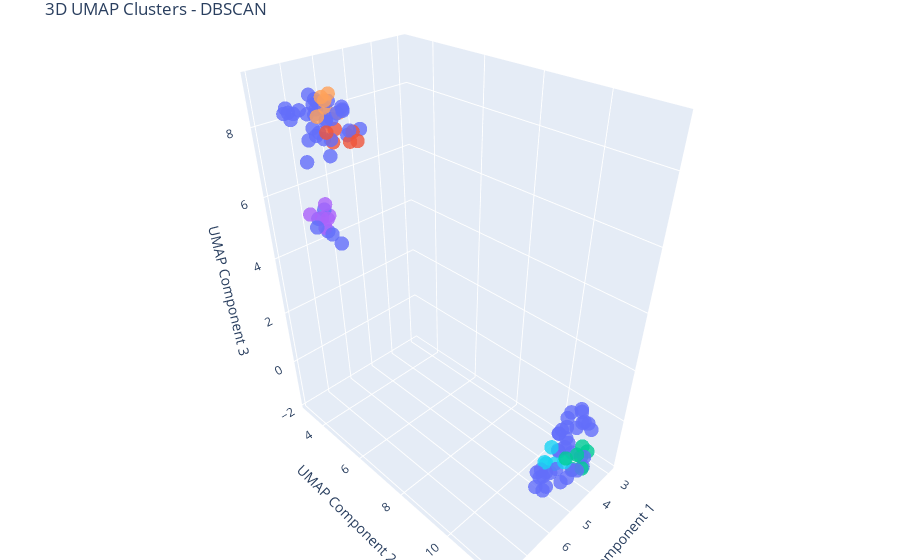

The notebook cell saved with this chart:
### Code cell
from sklearn.cluster import DBSCAN


dbscan = DBSCAN(min_samples=5, eps=170)
cluster_labels = dbscan.fit_predict(df_pca)

visualise_clusters_umap_3d(umap_3d, cluster_labels, "DBSCAN")

### Figure 1 — Plotly figure (JSON) as saved in the notebook; plotly's stock layout.template omitted (floating-point values rounded to 4 significant figures)
{"data": [{"hoverinfo": "text", "marker": {"color": ["#636EFA", "#636EFA", "#636EFA", "#636EFA", "#636EFA", "#EF553B", "#636EFA", "#00CC96", "#636EFA", "#AB63FA", "#636EFA", "#636EFA", "#636EFA", "#636EFA", "#636EFA", "#636EFA", "#636EFA", "#FFA15A", "#636EFA", "#19D3F3", "#636EFA", "#636EFA", "#636EFA", "#00CC96", "#19D3F3", "#636EFA", "#636EFA", "#EF553B", "#636EFA", "#636EFA", "#636EFA", "#636EFA", "#FFA15A", "#636EFA", "#FFA15A", "#636EFA", "#636EFA", "#00CC96", "#636EFA", "#636EFA", "#636EFA", "#636EFA", "#636EFA", "#636EFA", "#636EFA", "#636EFA", "#636EFA", "#636EFA", "#00CC96", "#FFA15A", "#636EFA", "#636EFA", "#636EFA", "#636EFA", "#AB63FA", "#636EFA", "#636EFA", "#636EFA", "#636EFA", "#636EFA", "#AB63FA", "#636EFA", "#EF553B", "#636EFA", "#EF553B", "#636EFA", "#636EFA", "#636EFA", "#636EFA", "#636EFA", "#636EFA", "#636EFA", "#636EFA", "#636EFA", "#636EFA", "#EF553B", "#636EFA", "#636EFA", "#636EFA", "#FFA15A", "#FFA15A", "#AB63FA", "#19D3F3", "#636EFA", "#19D3F3", "#636EFA", "#00CC96", "#636EFA", "#636EFA", "#636EFA", "#636EFA", "#636EFA", "#AB63FA", "#636EFA", "#636EFA", "#19D3F3", "#EF553B", "#00CC96", "#636EFA", "#636EFA", "#AB63FA", "#00CC96", "#636EFA", "#636EFA"], "opacity": 0.8, "size": 5}, "mode": "markers", "text": ["Cluster -1", "Cluster -1", "Cluster -1", "Cluster -1", "Cluster -1", "Cluster 0", "Cluster -1", "Cluster 1", "Cluster -1", "Cluster 2", "Cluster -1", "Cluster -1", "Cluster -1", "Cluster -1", "Cluster -1", "Cluster -1", "Cluster -1", "Cluster 3", "Cluster -1", "Cluster 4", "Cluster -1", "Cluster -1", "Cluster -1", "Cluster 1", "Cluster 4", "Cluster -1", "Cluster -1", "Cluster 0", "Cluster -1", "Cluster -1", "Cluster -1", "Cluster -1", "Cluster 3", "Cluster -1", "Cluster 3", "Cluster -1", "Cluster -1", "Cluster 1", "Cluster -1", "Cluster -1", "Cluster -1", "Cluster -1", "Cluster -1", "Cluster -1", "Cluster -1", "Cluster -1", "Cluster -1", "Cluster -1", "Cluster 1", "Cluster 3", "Cluster -1", "Cluster -1", "Cluster -1", "Cluster -1", "Cluster 2", "Cluster -1", "Cluster -1", "Cluster -1", "Cluster -1", "Cluster -1", "Cluster 2", "Cluster -1", "Cluster 0", "Cluster -1", "Cluster 0", "Cluster -1", "Cluster -1", "Cluster -1", "Cluster -1", "Cluster -1", "Cluster -1", "Cluster -1", "Cluster -1", "Cluster -1", "Cluster -1", "Cluster 0", "Cluster -1", "Cluster -1", "Cluster -1", "Cluster 3", "Cluster 3", "Cluster 2", "Cluster 4", "Cluster -1", "Cluster 4", "Cluster -1", "Cluster 1", "Cluster -1", "Cluster -1", "Cluster -1", "Cluster -1", "Cluster -1", "Cluster 2", "Cluster -1", "Cluster -1", "Cluster 4", "Cluster 0", "Cluster 1", "Cluster -1", "Cluster -1", "Cluster 2", "Cluster 1", "Cluster -1", "Cluster -1"], "type": "scatter3d", "x": [6.734, 6.868, 4.683, 2.999, 3.401, 6.531, 4.109, 3.868, 3.592, 7.535, 6.91, 7.8, 6.622, 7.814, 7.494, 6.684, 6.92, 7.206, 6.517, 4.239, 3.536, 7.416, 3.318, 3.786, 4.325, 7.408, 6.992, 6.656, 3.85, 3.304, 3.292, 6.498, 6.817, 6.507, 6.857, 4.249, 6.238, 4.582, 7.266, 3.567, 7.534, 6.707, 7.626, 7.701, 3.204, 7.965, 7.446, 7.367, 3.781, 7.217, 4.078, 7.93, 4.07, 5.122, 7.953, 7.867, 4.803, 6.085, 3.168, 3.946, 7.824, 7.581, 6.299, 6.145, 6.179, 4.867, 6.812, 4.597, 5.367, 6.063, 5.513, 7.807, 3.415, 7.019, 2.877, 6.067, 4.807, 6.316, 3.388, 6.937, 7.084, 7.671, 3.86, 4.228, 4.694, 4.232, 4.571, 7.809, 7.766, 7.256, 5.219, 3.962, 7.517, 5.323, 5.286, 4.308, 6.521, 4.109, 4.312, 4.007, 7.69, 4.293, 7.416, 7.814], "y": [3.777, 3.884, 10.93, 10.72, 11.35, 4.24, 10.77, 11.41, 10.94, 5.029, 4.453, 5.194, 3.941, 5.326, 4.846, 3.917, 3.254, 4.92, 3.841, 10.78, 10.92, 4.907, 10.47, 11.36, 10.52, 5.428, 3.073, 4.286, 10.54, 11.16, 10.43, 4.016, 4.892, 4.741, 4.58, 11.04, 3.967, 11.6, 3.361, 11.11, 4.602, 3.72, 4.98, 4.757, 10.98, 5.215, 3.583, 4.502, 11.54, 4.534, 11.3, 4.959, 10.94, 10.97, 4.801, 5.408, 11.2, 4.734, 10.46, 10.65, 5.237, 5.574, 4.541, 4.091, 4.53, 11.43, 5.065, 10.72, 11.27, 4.216, 11.01, 5.496, 10.36, 4.627, 10.63, 4.557, 10.67, 4.364, 10.64, 4.513, 4.609, 5.153, 10.87, 11.7, 10.7, 11.71, 11.32, 5.453, 5.808, 3.153, 10.81, 10.6, 4.876, 11.15, 10.97, 10.62, 3.82, 11.63, 11.3, 11.43, 4.917, 11.5, 3.304, 4.825], "z": [8.383, 8.301, -1.541, -0.3183, -0.3312, 7.92, -1.18, -1.096, -1.527, 6.062, 8.324, 8.537, 8.429, 8.39, 8.94, 7.602, 8.274, 8.811, 8.016, -1.636, -0.4685, 8.999, -0.9364, -0.7499, -1.773, 8.718, 8.151, 7.609, -0.7803, -0.2762, -0.588, 8.603, 8.589, 7.89, 9.003, -0.6675, 8.203, -0.8941, 8.127, -0.08704, 8.658, 8.627, 6.251, 5.927, -0.4174, 8.291, 8.417, 9.07, -0.8266, 8.5, -1.617, 7.649, -0.4988, -1.296, 6.164, 5.876, -1.041, 7.937, -0.4088, -1.365, 5.898, 8.297, 7.599, 8.382, 7.834, -1.369, 8.678, -1.774, -1.27, 7.751, -1.388, 5.796, -1.076, 7.436, -0.3544, 7.556, -1.518, 8.419, -1.482, 8.832, 8.976, 6.064, -1.792, -0.5723, -1.253, -0.9749, -0.6675, 8.499, 5.637, 8.379, -1.168, -0.6354, 6.326, -1.594, -1.196, -0.9579, 7.71, -1.237, -1.776, -1.592, 5.997, -0.5836, 8.31, 5.735]}], "layout": {"margin": {"b": 0, "l": 0, "r": 0, "t": 30}, "scene": {"xaxis": {"title": {"text": "UMAP Component 1"}}, "yaxis": {"title": {"text": "UMAP Component 2"}}, "zaxis": {"title": {"text": "UMAP Component 3"}}}, "title": {"text": "3D UMAP Clusters - DBSCAN"}}}
